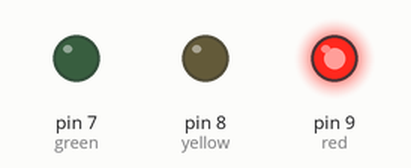
Bench run of a sketch on a simulated Arduino Uno, built with avr-gcc and run on an emulated ATmega328P. Shown: output pins drawn as LEDs (lit = HIGH).

Above: at 7.5 s.
At 20.0 s:
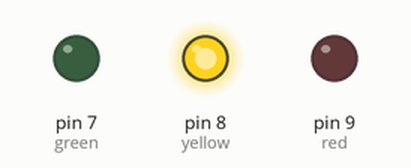
At 32.5 s:
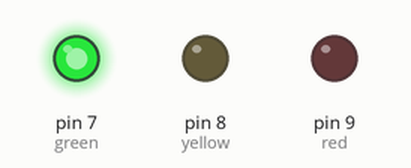
At 49.7 s:
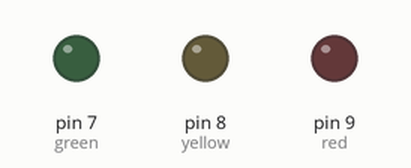
Timing chart, 0 to 65.0 s (numbered marks = the images above):
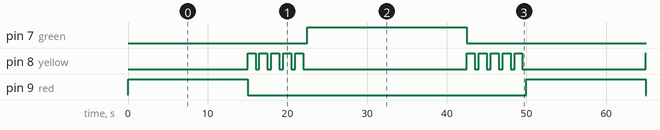

Measured:
- by itself, pin 7 (green): alternates HIGH for 20.0 s and LOW for 30.0 s
- by itself, pin 9 (red): alternates HIGH for 15.0 s and LOW for 35.0 s
- by itself, pin 8 (yellow): repeats every 50.0 s: 4 × (LOW 0.50 s, HIGH 1.0 s), LOW 20.5 s, 4 × (HIGH 1.0 s, LOW 0.50 s), HIGH 1.0 s, LOW 15.5 s, HIGH 1.0 s

The sketch:

traffic_light.ino
```cpp
int red = 9;
int yellow = 8;
int green = 7;

void setup(){
  pinMode(red, OUTPUT);
  pinMode(yellow, OUTPUT);
  pinMode(green,  OUTPUT);
}

void loop(){
  digitalWrite(red, HIGH);
  delay(15000);
  digitalWrite(red,  LOW);

  digitalWrite(yellow, HIGH);
  delay(1000);
  digitalWrite(yellow,  LOW);
  delay(500);

  digitalWrite(yellow, HIGH);
  delay(1000);
  digitalWrite(yellow,  LOW);
  delay(500);

  digitalWrite(yellow, HIGH);
  delay(1000);
  digitalWrite(yellow,  LOW);
  delay(500);

  digitalWrite(yellow, HIGH);
  delay(1000);
  digitalWrite(yellow, LOW);
  delay(500);

  digitalWrite(yellow, HIGH);
  delay(1000);
  digitalWrite(yellow, LOW);
  delay(500);

  digitalWrite(green, HIGH);
  delay(20000);
  digitalWrite(green,  LOW);

  digitalWrite(yellow, HIGH);
  delay(1000);
  digitalWrite(yellow,  LOW);
  delay(500);

  digitalWrite(yellow, HIGH);
  delay(1000);
  digitalWrite(yellow,  LOW);
  delay(500);

  digitalWrite(yellow, HIGH);
  delay(1000);
  digitalWrite(yellow, LOW);
  delay(500);

  digitalWrite(yellow, HIGH);
  delay(1000);
  digitalWrite(yellow, LOW);
  delay(500);

  digitalWrite(yellow, HIGH);
  delay(1000);
  digitalWrite(yellow, LOW);
  delay(500);
}
```
